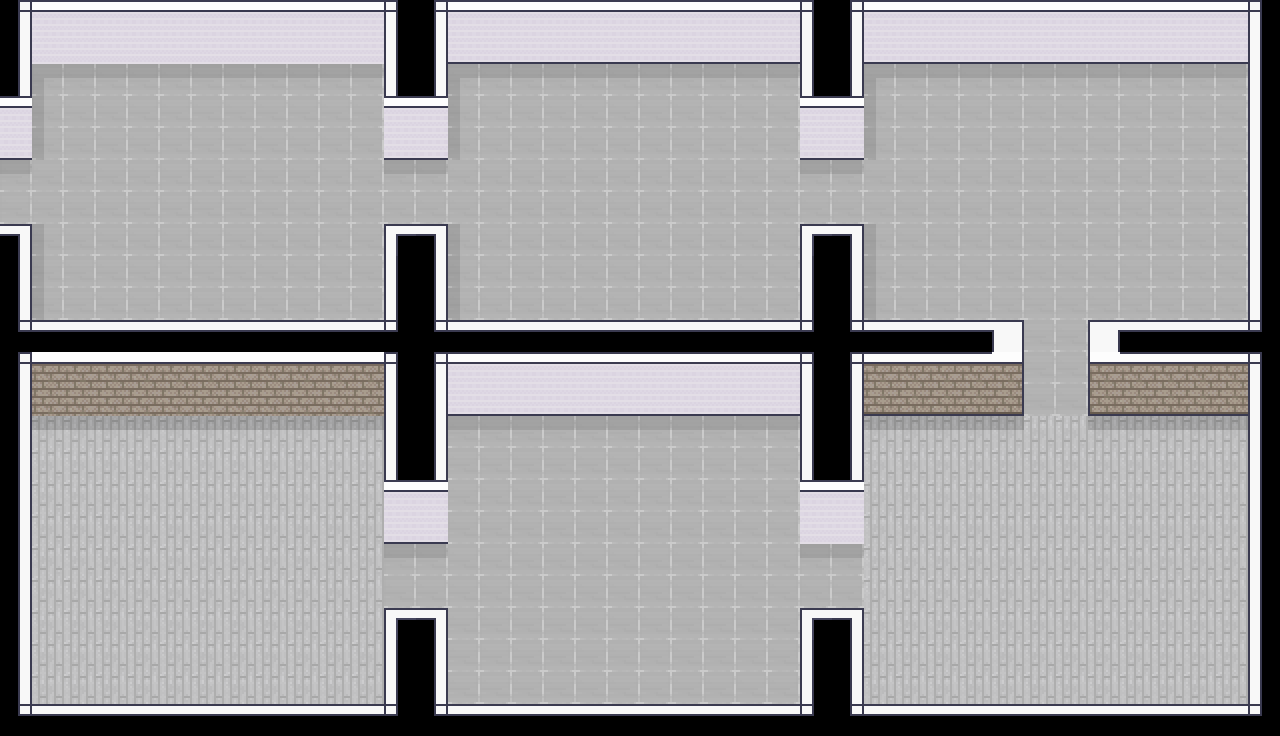

Tiled map render using the project's own tile images. Description and the whole map definition, tile-layer contents included, below:
An orthogonal 40x23 tile map with 32x32 px tiles, 1 tile layer (Tile Layer 1).

<map version="1.10" tiledversion="1.11.2" orientation="orthogonal" renderorder="right-down" width="40" height="23" tilewidth="32" tileheight="32" infinite="0" nextlayerid="2" nextobjectid="1">
 <tileset firstgid="1" name="Room_Builder_Office_32x32" tilewidth="32" tileheight="32" tilecount="224" columns="16">
  <image source="Downloads/Modern_Office_Revamped_v1.2/1_Room_Builder_Office/Room_Builder_Office_32x32.png" width="512" height="448" />
 </tileset>
 <layer id="1" name="Tile Layer 1" width="40" height="23">
  <data encoding="csv">
24,178,178,178,178,178,178,178,178,178,178,178,26,24,178,178,178,178,178,178,178,178,178,178,178,26,24,178,178,178,178,178,178,178,178,178,178,178,178,26,
40,182,182,182,182,182,182,182,182,182,182,182,42,40,201,201,201,201,201,201,201,201,201,201,201,42,40,201,201,201,201,201,201,201,201,201,201,201,201,42,
40,91,92,92,92,92,92,92,92,92,92,92,42,40,91,92,92,92,92,92,92,92,92,92,92,42,40,91,92,92,92,92,92,92,92,92,92,92,92,42,
178,107,108,108,108,108,108,108,108,108,108,108,178,178,107,108,108,108,108,108,108,108,108,108,108,178,178,107,108,108,108,108,108,108,108,108,108,108,108,42,
194,107,108,108,108,108,108,108,108,108,108,108,194,194,107,108,108,108,108,108,108,108,108,108,108,194,194,107,108,108,108,108,108,108,108,108,108,108,108,42,
92,108,108,108,108,108,108,108,108,108,108,108,92,92,108,108,108,108,108,108,108,108,108,108,108,92,92,108,108,108,108,108,108,108,108,108,108,108,108,42,
108,108,108,108,108,108,108,108,108,108,108,108,108,108,108,108,108,108,108,108,108,108,108,108,108,108,108,108,108,108,108,108,108,108,108,108,108,108,108,42,
34,107,108,108,108,108,108,108,108,108,108,108,35,34,107,108,108,108,108,108,108,108,108,108,108,35,34,107,108,108,108,108,108,108,108,108,108,108,108,42,
40,107,108,108,108,108,108,108,108,108,108,108,42,40,107,108,108,108,108,108,108,108,108,108,108,42,40,107,108,108,108,108,108,108,108,108,108,108,108,42,
40,107,108,108,108,108,108,108,108,108,108,108,42,40,107,108,108,108,108,108,108,108,108,108,108,42,40,107,108,108,108,108,108,108,108,108,108,108,108,42,
56,57,57,57,57,57,57,57,57,57,57,57,58,56,57,57,57,57,57,57,57,57,57,57,57,58,56,57,57,57,57,11,108,108,13,57,57,57,57,58,
24,153,153,153,153,153,153,153,153,153,153,153,26,24,178,178,178,178,178,178,178,178,178,178,178,26,24,146,146,146,146,154,108,108,152,146,146,146,146,26,
4,150,150,150,150,150,150,150,150,150,150,150,42,40,201,201,201,201,201,201,201,201,201,201,201,42,4,169,169,169,169,170,108,108,168,169,169,169,169,42,
4,95,95,95,95,95,95,95,95,95,95,95,42,40,92,92,92,92,92,92,92,92,92,92,92,42,4,95,95,95,95,95,111,111,95,95,95,95,95,42,
4,111,111,111,111,111,111,111,111,111,111,111,42,40,108,108,108,108,108,108,108,108,108,108,108,42,4,111,111,111,111,111,111,111,111,111,111,111,111,42,
4,111,111,111,111,111,111,111,111,111,111,111,178,178,108,108,108,108,108,108,108,108,108,108,108,178,178,111,111,111,111,111,111,111,111,111,111,111,111,42,
4,111,111,111,111,111,111,111,111,111,111,111,194,194,108,108,108,108,108,108,108,108,108,108,108,182,182,111,111,111,111,111,111,111,111,111,111,111,111,42,
4,111,111,111,111,111,111,111,111,111,111,111,92,92,108,108,108,108,108,108,108,108,108,108,108,92,92,111,111,111,111,111,111,111,111,111,111,111,111,42,
4,111,111,111,111,111,111,111,111,111,111,111,108,108,108,108,108,108,108,108,108,108,108,108,108,108,108,111,111,111,111,111,111,111,111,111,111,111,111,42,
4,111,111,111,111,111,111,111,111,111,111,111,35,34,108,108,108,108,108,108,108,108,108,108,108,35,34,111,111,111,111,111,111,111,111,111,111,111,111,42,
4,111,111,111,111,111,111,111,111,111,111,111,42,40,108,108,108,108,108,108,108,108,108,108,108,42,40,111,111,111,111,111,111,111,111,111,111,111,111,42,
4,111,111,111,111,111,111,111,111,111,111,111,42,40,108,108,108,108,108,108,108,108,108,108,108,42,40,111,111,111,111,111,111,111,111,111,111,111,111,42,
56,57,57,57,57,57,57,57,57,57,57,57,58,56,57,57,57,57,57,57,57,57,57,57,57,58,56,57,57,57,57,57,57,57,57,57,57,57,57,58
</data>
 </layer>
</map>
